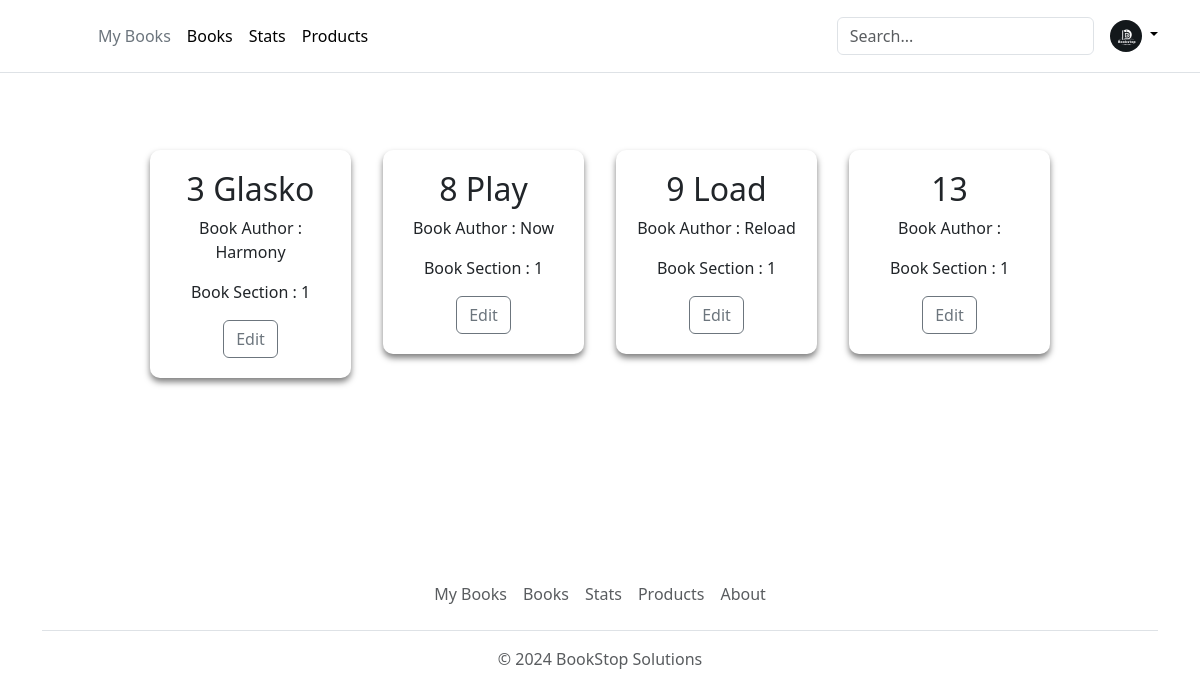
Page /allBooks on the earlier database version.
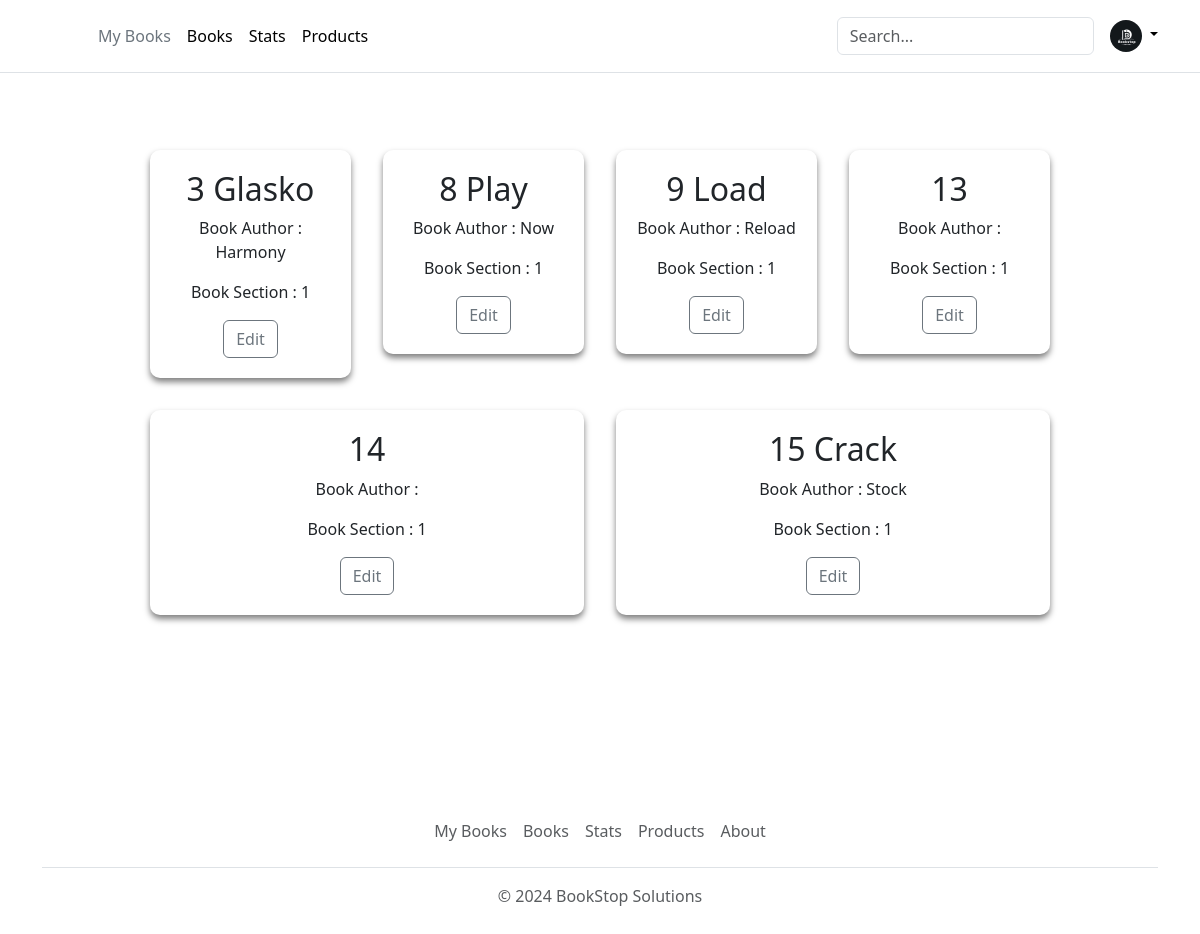
Same page on the later database version.
### app.py (models this page shows)
class Books(db.Model):
    __tablename__ = 'books'
    BookId = db.Column(db.Integer, autoincrement=True, primary_key=True)
    SectionId = db.Column(db.Integer, db.ForeignKey('section.SectionId'), nullable=False)
    Title = db.Column(db.String(50), nullable=False)
    Author = db.Column(db.String(50), nullable=False)
    Content = db.Column(db.Text)
    ImageLink = db.Column(db.String(255))

### app.py (the view)
@app.route("/allBooks", methods=["GET","POST"])
def allBooks():
    books = Books.query.all()
    return render_template("allBooks.html", books=books)

### templates/allBooks.html (shortened to what this page needs)
<!DOCTYPE html>
<html lang="en">
  <head>
    <link rel="stylesheet" href="/static/add-section.css" />
    {% include 'bootstrap.html' %}
  </head>
  <body>
    <div>
      {% include 'header.html' %}
      <div>
        <div class="main-container">
          {% for book in books %}
          <div class="section-container" id="1">
            <h2>{{book.BookId}} {{book.Title}}</h2>
            <p>Book Author : {{book.Author}}</p>
            <div>
              <p>Book Section : {{book.SectionId}}</p>
            </div>
            <button
              type="button"
              id="request{{book.BookId}}"
              class="btn btn-outline-secondary"
            >
              Edit
            </button>
          </div>
          {% endfor %}
        </div>
        {% include 'footer.html' %}
      </div>
    </div>
  </body>
</html>

Differences in the rows shown:
added Books: BookId "14", SectionId "1"
added Books: BookId "15", Title "Crack", Author "Stock", SectionId "1"
